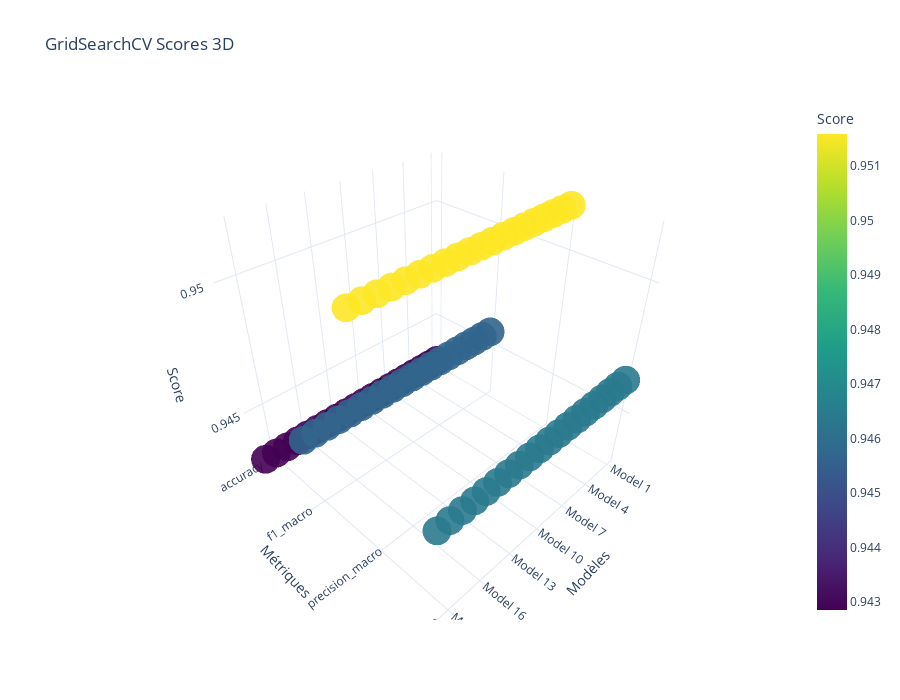

Write notebook code for a chart like this one.
### Markdown cell above
Etant donné que ce dataset est relativement simple, les modèles donnent tous le même score. Pour un dataset plus compliqué, le résultat ne serait pas le même. Pour un résultat plus visuel, on affiche la valeur des 20 modèles les plus performants en fonction des différentes métriques et de leurs score.

### Code cell
top_n=20
df = pd.DataFrame(grid_search.cv_results_)

# Récupérer les métriques
metrics = [col.replace('mean_test_', '') for col in df.columns if col.startswith('mean_test_')]
if not metrics:
    raise ValueError("Aucune métrique trouvée dans cv_results_.")

# Trier par meilleure métrique principale
main_metric = metrics[0]
df = df.sort_values(f'mean_test_{main_metric}', ascending=False).head(top_n)

# Labels modèles
model_labels = [f"Model {i+1}" for i in range(len(df))]
df['hover_text'] = df['params'].apply(lambda p: ', '.join(f"{k}={v}" for k,v in p.items()))

# Construire X, Y, Z
x, y, z, text, color = [], [], [], [], []
for i, metric in enumerate(metrics):
    for j in range(len(df)):
        x.append(model_labels[j])
        y.append(metric)
        z.append(df[f'mean_test_{metric}'].iloc[j])
        text.append(df['hover_text'].iloc[j])
        color.append(df[f'mean_test_{metric}'].iloc[j])

fig = go.Figure(data=[go.Scatter3d(
    x=x, y=y, z=z,
    mode='markers',
    marker=dict(
        size=10,
        color=color,
        colorscale='Viridis',
        colorbar=dict(title='Score'),
        opacity=0.9
    ),
    text=text,
    hovertemplate='Model: %{x}<br>Métrique: %{y}<br>Score: %{z:.3f}<br>Params: %{text}<extra></extra>'
)])

fig.update_layout(
    title="GridSearchCV Scores 3D",
    scene=dict(
        xaxis_title='Modèles',
        yaxis_title='Métriques',
        zaxis_title='Score',
    ),
    template='plotly_white',
    height=700
)

fig.show()

### Figure 1 — Plotly figure (JSON) as saved in the notebook; plotly's stock layout.template omitted (floating-point values rounded to 4 significant figures)
{"data": [{"hovertemplate": "Model: %{x}<br>Métrique: %{y}<br>Score: %{z:.3f}<br>Params: %{text}<extra></extra>", "marker": {"color": [0.9429, 0.9429, 0.9429, 0.9429, 0.9429, 0.9429, 0.9429, 0.9429, 0.9429, 0.9429, 0.9429, 0.9429, 0.9429, 0.9429, 0.9429, 0.9429, 0.9429, 0.9429, 0.9429, 0.9429, 0.9457, 0.9457, 0.9457, 0.9457, 0.9457, 0.9457, 0.9457, 0.9457, 0.9457, 0.9457, 0.9457, 0.9457, 0.9457, 0.9457, 0.9457, 0.9457, 0.9457, 0.9457, 0.9457, 0.9457, 0.9516, 0.9516, 0.9516, 0.9516, 0.9516, 0.9516, 0.9516, 0.9516, 0.9516, 0.9516, 0.9516, 0.9516, 0.9516, 0.9516, 0.9516, 0.9516, 0.9516, 0.9516, 0.9516, 0.9516, 0.9464, 0.9464, 0.9464, 0.9464, 0.9464, 0.9464, 0.9464, 0.9464, 0.9464, 0.9464, 0.9464, 0.9464, 0.9464, 0.9464, 0.9464, 0.9464, 0.9464, 0.9464, 0.9464, 0.9464], "colorbar": {"title": {"text": "Score"}}, "colorscale": [[0, "#440154"], [0.1111, "#482878"], [0.2222, "#3e4989"], [0.3333, "#31688e"], [0.4444, "#26828e"], [0.5556, "#1f9e89"], [0.6667, "#35b779"], [0.7778, "#6ece58"], [0.8889, "#b5de2b"], [1, "#fde725"]], "opacity": 0.9, "size": 10}, "mode": "markers", "text": ["rf__max_depth=None, rf__min_samples_split=2, rf__n_estimators=100", "rf__max_depth=50, rf__min_samples_split=5, rf__n_estimators=140", "rf__max_depth=50, rf__min_samples_split=5, rf__n_estimators=100", "rf__max_depth=50, rf__min_samples_split=2, rf__n_estimators=180", "rf__max_depth=50, rf__min_samples_split=2, rf__n_estimators=160", "rf__max_depth=50, rf__min_samples_split=2, rf__n_estimators=140", "rf__max_depth=50, rf__min_samples_split=2, rf__n_estimators=120", "rf__max_depth=50, rf__min_samples_split=2, rf__n_estimators=100", "rf__max_depth=30, rf__min_samples_split=10, rf__n_estimators=180", "rf__max_depth=30, rf__min_samples_split=10, rf__n_estimators=160", "rf__max_depth=30, rf__min_samples_split=10, rf__n_estimators=140", "rf__max_depth=30, rf__min_samples_split=10, rf__n_estimators=120", "rf__max_depth=30, rf__min_samples_split=10, rf__n_estimators=100", "rf__max_depth=30, rf__min_samples_split=5, rf__n_estimators=180", "rf__max_depth=30, rf__min_samples_split=5, rf__n_estimators=160", "rf__max_depth=30, rf__min_samples_split=5, rf__n_estimators=140", "rf__max_depth=30, rf__min_samples_split=5, rf__n_estimators=120", "rf__max_depth=30, rf__min_samples_split=5, rf__n_estimators=100", "rf__max_depth=30, rf__min_samples_split=2, rf__n_estimators=180", "rf__max_depth=30, rf__min_samples_split=2, rf__n_estimators=160", "rf__max_depth=None, rf__min_samples_split=2, rf__n_estimators=100", "rf__max_depth=50, rf__min_samples_split=5, rf__n_estimators=140", "rf__max_depth=50, rf__min_samples_split=5, rf__n_estimators=100", "rf__max_depth=50, rf__min_samples_split=2, rf__n_estimators=180", "rf__max_depth=50, rf__min_samples_split=2, rf__n_estimators=160", "rf__max_depth=50, rf__min_samples_split=2, rf__n_estimators=140", "rf__max_depth=50, rf__min_samples_split=2, rf__n_estimators=120", "rf__max_depth=50, rf__min_samples_split=2, rf__n_estimators=100", "rf__max_depth=30, rf__min_samples_split=10, rf__n_estimators=180", "rf__max_depth=30, rf__min_samples_split=10, rf__n_estimators=160", "rf__max_depth=30, rf__min_samples_split=10, rf__n_estimators=140", "rf__max_depth=30, rf__min_samples_split=10, rf__n_estimators=120", "rf__max_depth=30, rf__min_samples_split=10, rf__n_estimators=100", "rf__max_depth=30, rf__min_samples_split=5, rf__n_estimators=180", "rf__max_depth=30, rf__min_samples_split=5, rf__n_estimators=160", "rf__max_depth=30, rf__min_samples_split=5, rf__n_estimators=140", "rf__max_depth=30, rf__min_samples_split=5, rf__n_estimators=120", "rf__max_depth=30, rf__min_samples_split=5, rf__n_estimators=100", "rf__max_depth=30, rf__min_samples_split=2, rf__n_estimators=180", "rf__max_depth=30, rf__min_samples_split=2, rf__n_estimators=160", "rf__max_depth=None, rf__min_samples_split=2, rf__n_estimators=100", "rf__max_depth=50, rf__min_samples_split=5, rf__n_estimators=140", "rf__max_depth=50, rf__min_samples_split=5, rf__n_estimators=100", "rf__max_depth=50, rf__min_samples_split=2, rf__n_estimators=180", "rf__max_depth=50, rf__min_samples_split=2, rf__n_estimators=160", "rf__max_depth=50, rf__min_samples_split=2, rf__n_estimators=140", "rf__max_depth=50, rf__min_samples_split=2, rf__n_estimators=120", "rf__max_depth=50, rf__min_samples_split=2, rf__n_estimators=100", "rf__max_depth=30, rf__min_samples_split=10, rf__n_estimators=180", "rf__max_depth=30, rf__min_samples_split=10, rf__n_estimators=160", "rf__max_depth=30, rf__min_samples_split=10, rf__n_estimators=140", "rf__max_depth=30, rf__min_samples_split=10, rf__n_estimators=120", "rf__max_depth=30, rf__min_samples_split=10, rf__n_estimators=100", "rf__max_depth=30, rf__min_samples_split=5, rf__n_estimators=180", "rf__max_depth=30, rf__min_samples_split=5, rf__n_estimators=160", "rf__max_depth=30, rf__min_samples_split=5, rf__n_estimators=140", "rf__max_depth=30, rf__min_samples_split=5, rf__n_estimators=120", "rf__max_depth=30, rf__min_samples_split=5, rf__n_estimators=100", "rf__max_depth=30, rf__min_samples_split=2, rf__n_estimators=180", "rf__max_depth=30, rf__min_samples_split=2, rf__n_estimators=160", "rf__max_depth=None, rf__min_samples_split=2, rf__n_estimators=100", "rf__max_depth=50, rf__min_samples_split=5, rf__n_estimators=140", "rf__max_depth=50, rf__min_samples_split=5, rf__n_estimators=100", "rf__max_depth=50, rf__min_samples_split=2, rf__n_estimators=180", "rf__max_depth=50, rf__min_samples_split=2, rf__n_estimators=160", "rf__max_depth=50, rf__min_samples_split=2, rf__n_estimators=140", "rf__max_depth=50, rf__min_samples_split=2, rf__n_estimators=120", "rf__max_depth=50, rf__min_samples_split=2, rf__n_estimators=100", "rf__max_depth=30, rf__min_samples_split=10, rf__n_estimators=180", "rf__max_depth=30, rf__min_samples_split=10, rf__n_estimators=160", "rf__max_depth=30, rf__min_samples_split=10, rf__n_estimators=140", "rf__max_depth=30, rf__min_samples_split=10, rf__n_estimators=120", "rf__max_depth=30, rf__min_samples_split=10, rf__n_estimators=100", "rf__max_depth=30, rf__min_samples_split=5, rf__n_estimators=180", "rf__max_depth=30, rf__min_samples_split=5, rf__n_estimators=160", "rf__max_depth=30, rf__min_samples_split=5, rf__n_estimators=140", "rf__max_depth=30, rf__min_samples_split=5, rf__n_estimators=120", "rf__max_depth=30, rf__min_samples_split=5, rf__n_estimators=100", "rf__max_depth=30, rf__min_samples_split=2, rf__n_estimators=180", "rf__max_depth=30, rf__min_samples_split=2, rf__n_estimators=160"], "type": "scatter3d", "x": ["Model 1", "Model 2", "Model 3", "Model 4", "Model 5", "Model 6", "Model 7", "Model 8", "Model 9", "Model 10", "Model 11", "Model 12", "Model 13", "Model 14", "Model 15", "Model 16", "Model 17", "Model 18", "Model 19", "Model 20", "Model 1", "Model 2", "Model 3", "Model 4", "Model 5", "Model 6", "Model 7", "Model 8", "Model 9", "Model 10", "Model 11", "Model 12", "Model 13", "Model 14", "Model 15", "Model 16", "Model 17", "Model 18", "Model 19", "Model 20", "Model 1", "Model 2", "Model 3", "Model 4", "Model 5", "Model 6", "Model 7", "Model 8", "Model 9", "Model 10", "Model 11", "Model 12", "Model 13", "Model 14", "Model 15", "Model 16", "Model 17", "Model 18", "Model 19", "Model 20", "Model 1", "Model 2", "Model 3", "Model 4", "Model 5", "Model 6", "Model 7", "Model 8", "Model 9", "Model 10", "Model 11", "Model 12", "Model 13", "Model 14", "Model 15", "Model 16", "Model 17", "Model 18", "Model 19", "Model 20"], "y": ["accuracy", "accuracy", "accuracy", "accuracy", "accuracy", "accuracy", "accuracy", "accuracy", "accuracy", "accuracy", "accuracy", "accuracy", "accuracy", "accuracy", "accuracy", "accuracy", "accuracy", "accuracy", "accuracy", "accuracy", "f1_macro", "f1_macro", "f1_macro", "f1_macro", "f1_macro", "f1_macro", "f1_macro", "f1_macro", "f1_macro", "f1_macro", "f1_macro", "f1_macro", "f1_macro", "f1_macro", "f1_macro", "f1_macro", "f1_macro", "f1_macro", "f1_macro", "f1_macro", "precision_macro", "precision_macro", "precision_macro", "precision_macro", "precision_macro", "precision_macro", "precision_macro", "precision_macro", "precision_macro", "precision_macro", "precision_macro", "precision_macro", "precision_macro", "precision_macro", "precision_macro", "precision_macro", "precision_macro", "precision_macro", "precision_macro", "precision_macro", "recall_macro", "recall_macro", "recall_macro", "recall_macro", "recall_macro", "recall_macro", "recall_macro", "recall_macro", "recall_macro", "recall_macro", "recall_macro", "recall_macro", "recall_macro", "recall_macro", "recall_macro", "recall_macro", "recall_macro", "recall_macro", "recall_macro", "recall_macro"], "z": [0.9429, 0.9429, 0.9429, 0.9429, 0.9429, 0.9429, 0.9429, 0.9429, 0.9429, 0.9429, 0.9429, 0.9429, 0.9429, 0.9429, 0.9429, 0.9429, 0.9429, 0.9429, 0.9429, 0.9429, 0.9457, 0.9457, 0.9457, 0.9457, 0.9457, 0.9457, 0.9457, 0.9457, 0.9457, 0.9457, 0.9457, 0.9457, 0.9457, 0.9457, 0.9457, 0.9457, 0.9457, 0.9457, 0.9457, 0.9457, 0.9516, 0.9516, 0.9516, 0.9516, 0.9516, 0.9516, 0.9516, 0.9516, 0.9516, 0.9516, 0.9516, 0.9516, 0.9516, 0.9516, 0.9516, 0.9516, 0.9516, 0.9516, 0.9516, 0.9516, 0.9464, 0.9464, 0.9464, 0.9464, 0.9464, 0.9464, 0.9464, 0.9464, 0.9464, 0.9464, 0.9464, 0.9464, 0.9464, 0.9464, 0.9464, 0.9464, 0.9464, 0.9464, 0.9464, 0.9464]}], "layout": {"height": 700, "scene": {"xaxis": {"title": {"text": "Modèles"}}, "yaxis": {"title": {"text": "Métriques"}}, "zaxis": {"title": {"text": "Score"}}}, "title": {"text": "GridSearchCV Scores 3D"}}}
